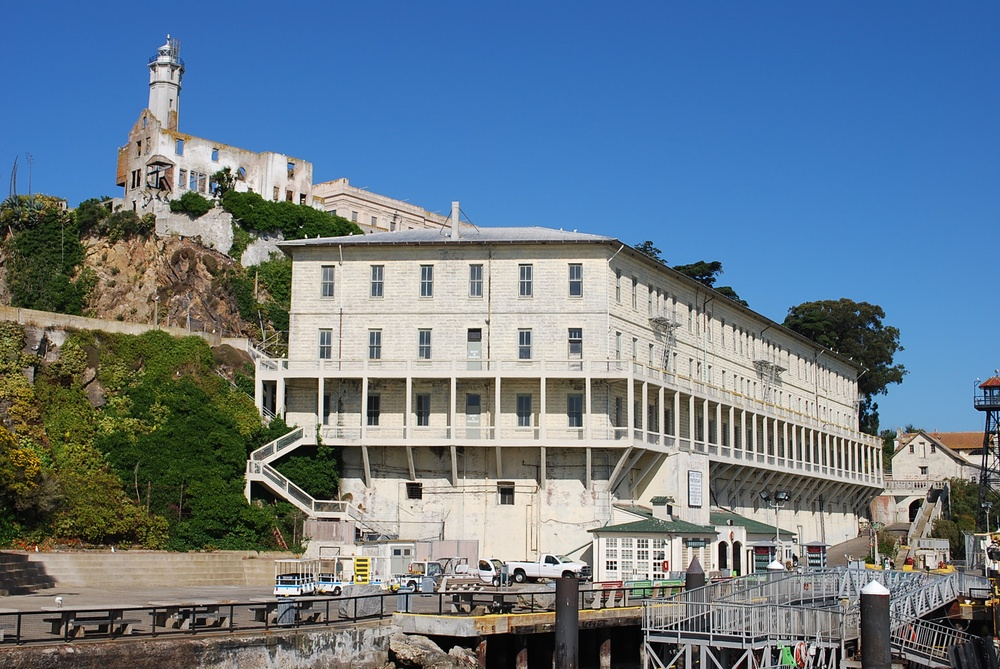
//> input picture alcatraz1.jpg, 1000 x 669 px, shrunk from 1936 x 1296 before the run
$ ./3drestructure   (built with g++ and OpenCV 4, older OpenCV classes emulated)
//> lines starting //> are read from the running program, lines starting //| are printed output that depends on the picture
#include <opencv2/core/core.hpp>
#include <opencv2/highgui/highgui.hpp>
#include <opencv2/nonfree/features2d.hpp>
#include <iostream>
#include<fstream>
#include<vector>
using namespace cv;
using namespace std;
int main()
{
	//step1 load image
	Mat img1=imread("alcatraz1.jpg");
//> img1 is the input picture: 669 rows x 1000 cols, CV_8UC3; mean B, G, R 138.8, 122.9, 104.5
	Mat img2=imread("alcatraz2.jpg");
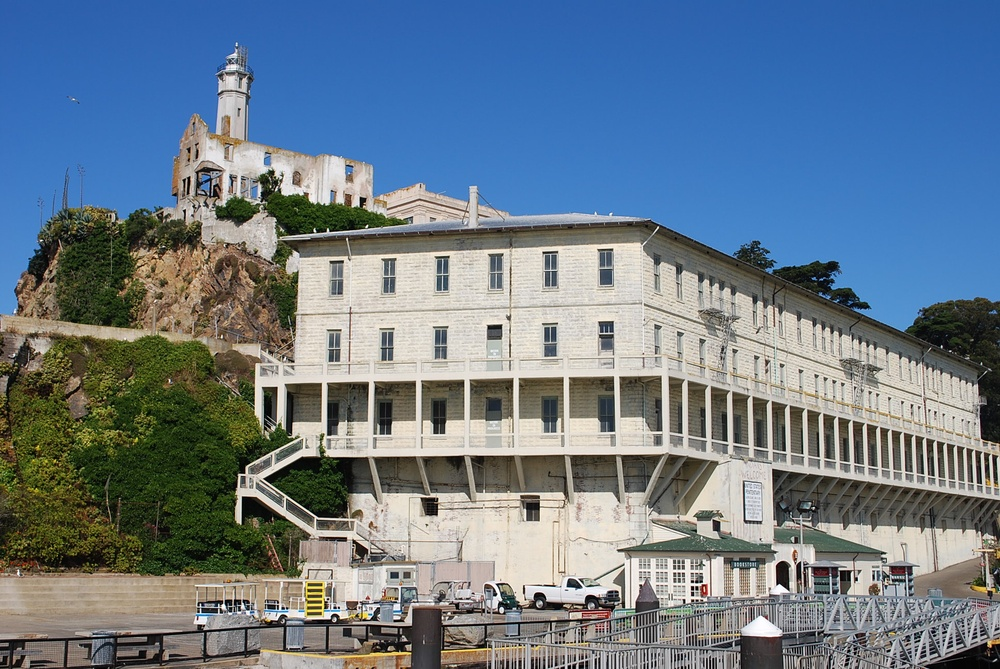
//> input picture alcatraz2.jpg, 1000 x 669 px, shrunk from 1936 x 1296 before the run
//> img2 is the input picture: 669 rows x 1000 cols, CV_8UC3; mean B, G, R 138, 123.3, 106.7
	Mat gimg1=imread("alcatraz1.jpg",CV_LOAD_IMAGE_GRAYSCALE);
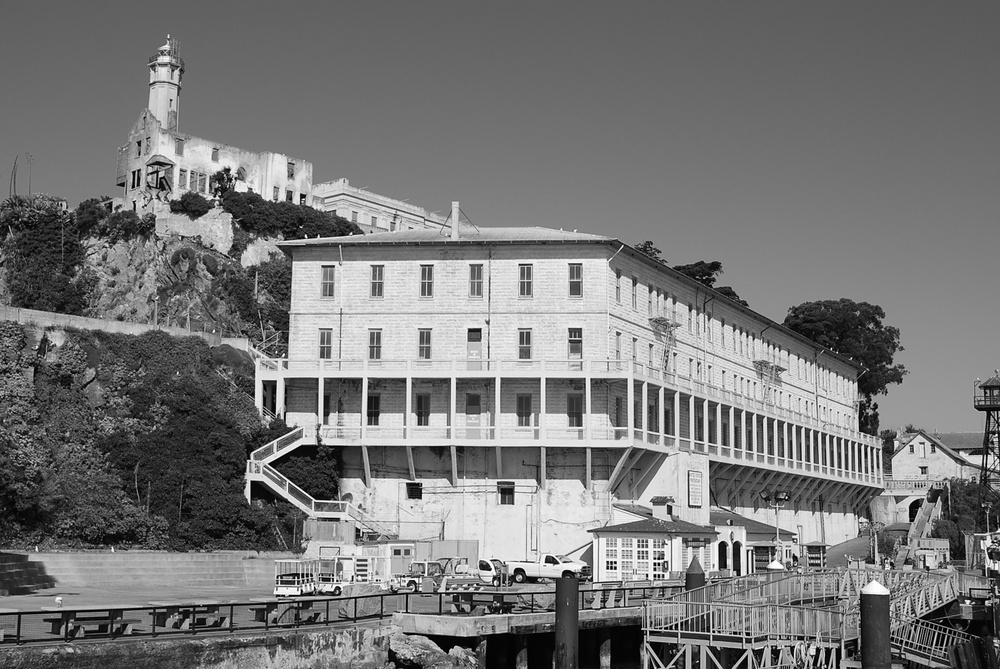
//> gimg1: 669 rows x 1000 cols, CV_8UC1; min 0, max 255, mean 119.2
	Mat gimg2=imread("alcatraz2.jpg",CV_LOAD_IMAGE_GRAYSCALE);
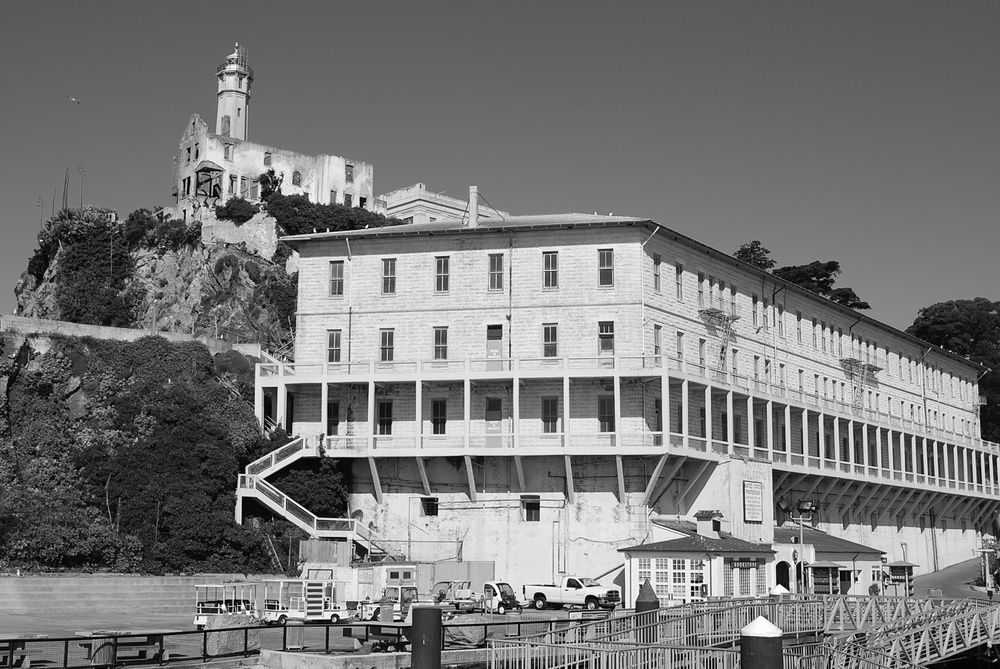
//> gimg2: 669 rows x 1000 cols, CV_8UC1; min 0, max 255, mean 120
	//cvtColor(img1,gimg1,CV_BGR2GRAY);
	cout<<"compute keypoint"<<endl;
	//step2 compute keypoint
	SiftFeatureDetector detector;
	vector<KeyPoint> kp1, kp2;
	detector.detect(gimg1,kp1);
//> kp1 = 4708 keypoints; strongest (x, y, size): (615, 562, 1.9), (615, 568, 2), (647, 575, 1.9), (655, 575, 2)
	detector.detect(gimg2,kp2);
//> kp2 = 4369 keypoints; strongest (x, y, size): (692, 581, 2), (692, 594, 2.5), (692, 588, 2.4), (335, 608, 1.8)
	//step3 compute descriptor
	SiftDescriptorExtractor extractor;
	Mat descriptor1,descriptor2;
	extractor.compute(gimg1,kp1,descriptor1);
	extractor.compute(gimg2,kp2,descriptor2);
	cout<<"compute match"<<endl;
	//step4 gimg1 <-->gimg2 match
	BFMatcher matcher(NORM_L2);
	vector<DMatch> matches1,matches2,twoside_matches;
	matcher.match(descriptor1,descriptor2,matches1);
//> matches1 = 4708 matches
	matcher.match(descriptor2,descriptor1,matches2);
//> matches2 = 4369 matches
	cout<<"match end"<<endl;
	vector<DMatch>::iterator it1;
	vector<DMatch>::iterator it2;
	for(it1 = matches1.begin();it1 != matches1.end();it1++)
	{	for(it2 =matches2.begin();it2 != matches2.end();it2++)
		{
			if((*it1).queryIdx == (*it2).trainIdx && (*it2).queryIdx == (*it1).trainIdx)
			{
				twoside_matches.push_back(DMatch((*it1).queryIdx,(*it1).trainIdx,(*it1).distance));
				//break;
			}
		}
	}
//> after the loop, twoside_matches = 1857 matches
	//step5 draw twoside_matches
	Mat imgmathces;
	drawMatches(gimg1,kp1,gimg2,kp2,twoside_matches,imgmathces);
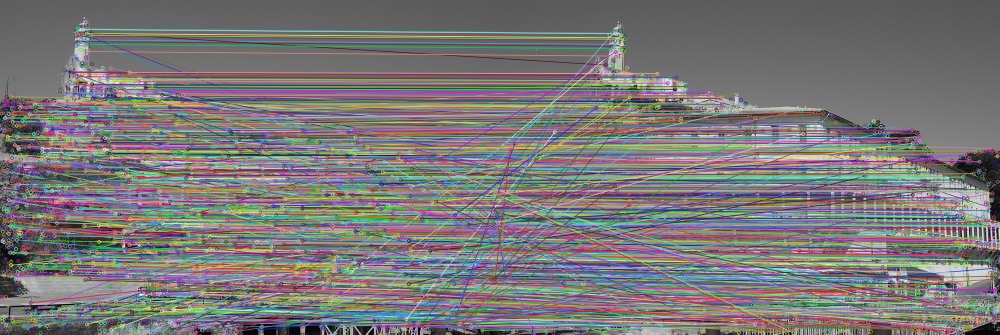
//> imgmathces: 669 rows x 2000 cols, CV_8UC3 (shown at 1/2 size); mean B, G, R 119.2, 119.1, 121.3
	//load matches keypoint
	int n=twoside_matches.size();
//> n = 1857
	Mat_<float> matches_kp1(3,n),matches_kp2(3,n);
// [5 lines of commented-out code are left out]
	for(int i=0;i < twoside_matches.size();i++)
	{
		Point2f x1=kp1[twoside_matches[i].queryIdx].pt;
		Point2f x2=kp2[twoside_matches[i].queryIdx].pt;
		matches_kp1(0,i)=x1.x;
		matches_kp1(1,i)=x1.y;
		matches_kp1(2,i)=1;
		matches_kp2(0,i)=x2.x;
		matches_kp2(1,i)=x2.y;
		matches_kp2(2,i)=1;
	}
//> this loop made 1857 passes
//> (x1, x2) on passes 1 to 3: (Point(4.72, 378.1), Point(6.5, 644.3)), (Point(5.03, 223.9), Point(6.55, 403.5)), (Point(5.14, 360.5), Point(7.12, 504.1))
	cout<<"save keypoints"<<endl;
	FileStorage fs("points.yml",FileStorage::WRITE);
	fs<<"x1"<<matches_kp1;
	fs<<"x2"<<matches_kp2;
	fs.release();
        cout<<"show match"<<endl;
	namedWindow("img1",WINDOW_NORMAL);
	namedWindow("img2",WINDOW_NORMAL);
	namedWindow("imgmatch",WINDOW_NORMAL);
	imshow("img1",gimg1);
	imshow("img2",gimg2);
	imshow("imgmatch",imgmathces);
	waitKey(0);

	return 0;
}
